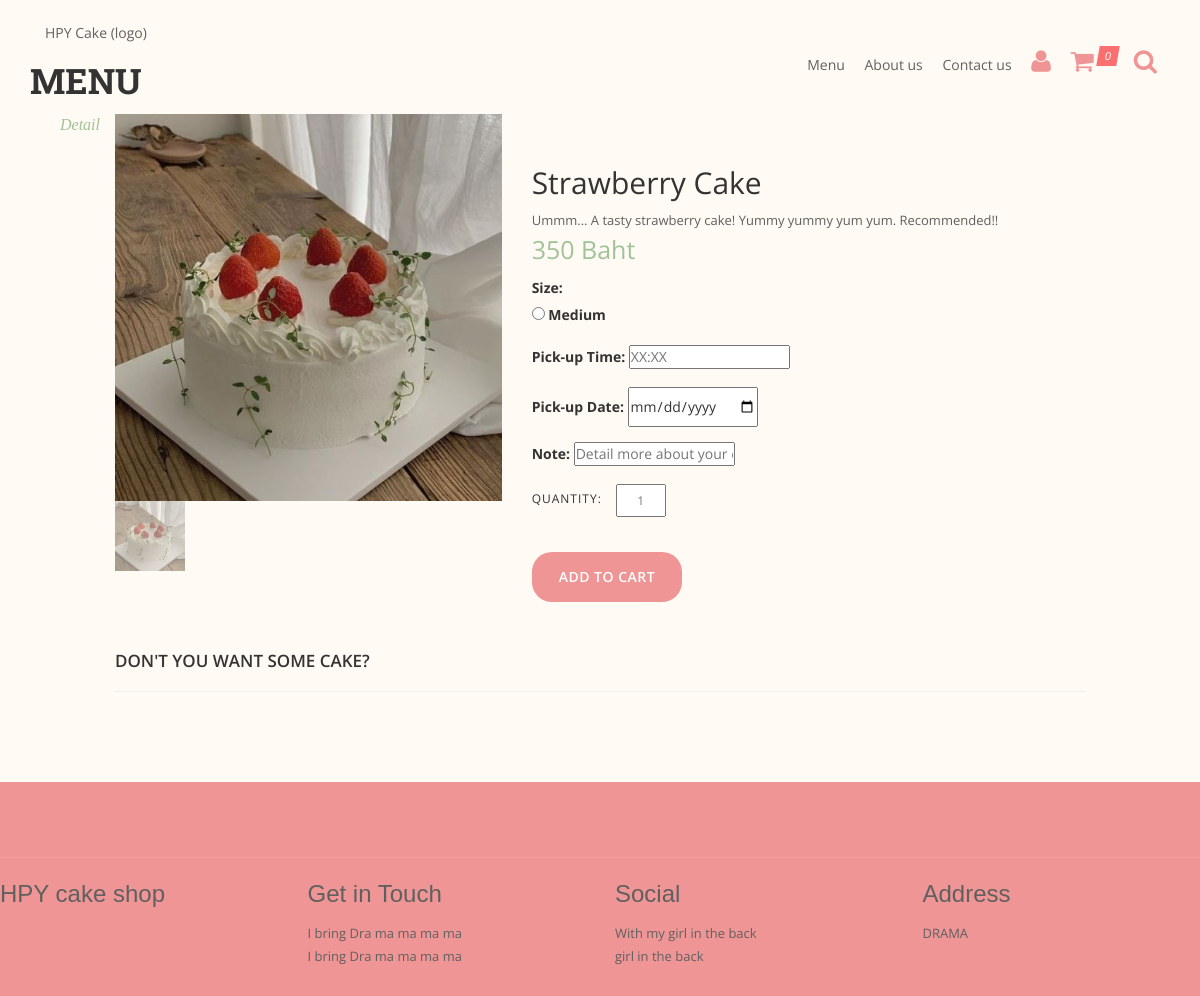
Page /single.php?id=1 on the committed database.
### tables this page shows
CREATE TABLE `product` (
  `id` int(11) NOT NULL,
  `name` varchar(255) NOT NULL,
  `categoryID` int(11) NOT NULL,
  `price` varchar(255) NOT NULL,
  `thumb` varchar(255) NOT NULL,
  `description` varchar(255) NOT NULL,
  `unit` text NOT NULL
);

### single.php (the view, shortened to what this page needs)
<?php
require_once 'config/connect.php';
include 'inc/header.php';
include 'inc/nav.php';
if(isset($_GET['id']) & !empty($_GET['id'])){
    $id = $_GET['id'];
    $prodsql = "SELECT * FROM product WHERE id=$id";
    $prodres = mysqli_query($connection, $prodsql);
    $prodr = mysqli_fetch_assoc($prodres);
}else{
    header('location: index.php');
}
?>
<section id="content">
    <div class="content-blog">
        <div class="container">
            <div class="row">
					<div class="page_header">
    					<div style="float: left;">
        					<h1>Menu</h1>
							<p>Detail</p>
   						</div>
					</div>
                <div class="col-md-10 col-md-offset-1">
                    <div class="row">
                        <div class="col-md-5">
							<div class="inmenu">
								<div class="gal-wrap">
                                	<div id="gal-slider" class="flexslider">
                                    	<ul class="slides">
                                        	<li><img src="admin/<?php echo $prodr['thumb']; ?>" class="img-responsive" alt=""/></li>
                                    	</ul>
                                	</div>
                                	<ul class="gal-nav">
                                    	<li>
                                        	<div>
                                            	<img src="admin/<?php echo $prodr['thumb']; ?>" class="img-responsive" alt=""/>
                                        	</div>
                                    	</li>
                                	</ul>
                            	</div>
							</div>
                        </div>
                        <div class="col-md-7 product-single">
                            <h2 class="product-single-title no-margin"><?php echo $prodr['name']; ?></h2>
                            <p class="dd23"><?php echo $prodr['description']; ?></p>
							<div class="p-price"> <?php echo $prodr['price']; ?> <?php echo $prodr['unit']; ?></div>
                            <form method="get" action="addtocart.php">
								<div class="additional-fields">
            						<div class="form-group">
										<label>Size:</label><br>
                						<input type="radio" id="medium" name="size" value="medium">
                						<label for="medium">Medium</label><br>
									</div>
            						<div class="form-group">
                						<label for="pickup-time">Pick-up Time:</label>
                						<input type="text" id="pickup-time" name="pickup_time" placeholder="XX:XX">
            						</div>
            						<div class="form-group">
                						<label for="pickup-date">Pick-up Date:</label>
                						<input type="date" id="pickup-date" name="pickup_date">
            						</div>
                                    <div class="form-group">
                						<label for="Note">Note:</label>
                						<input type="text" id="Note" name="Note" placeholder="Detail more about your cake Ex.Happy birthday Ashan">
            						</div>
        						</div>
								<div class="product-quantity">
                                    <span>Quantity:</span>
                                    <input type="text" name="quant" placeholder="1">
                                </div>
                                <div class="shop-btn-wrap">
                                    <input type="submit" class="button btn-small" value="Add to Cart">
                                </div>
                            </form>
                        </div>
                    </div>
                    <div class="related-products">
                        <h4 class="heading">Don't you want some cake?</h4>
                        <hr>
                    </div>
                </div>
            </div>
        </div>
    </div>
</section>
<?php include 'inc/footer.php' ?>

### js/flexslider/flexslider.css (style rules this page uses)
.slides, .slides > li, .flex-control-nav, .flex-direction-nav { margin: 0; padding: 0; list-style: none; }
.flexslider { margin: 0; padding: 0; }
.flexslider .slides > li { display: none; -webkit-backface-visibility: hidden; }
.flexslider .slides img { width: 100%; display: block; }
.flexslider .slides:after { content: "\0020"; display: block; clear: both; visibility: hidden; line-height: 0; height: 0; }
.flexslider { position: relative; zoom: 1; float:left; width:100%; }
.flexslider .slides { zoom: 1; }
.flexslider .slides img { height: auto; }

### css/light.css (style rules this page uses)
body { background-color:#fff; }
p { color:#5f5f5f; }

### rows in the picture
product: thumb (picture), name "Strawberry Cake", description "Ummm... A tasty strawberry cake! Yummy yummy yum yum. Recommended!!", price "350", unit "Baht"

### other values in the picture
count($cart) "0"
